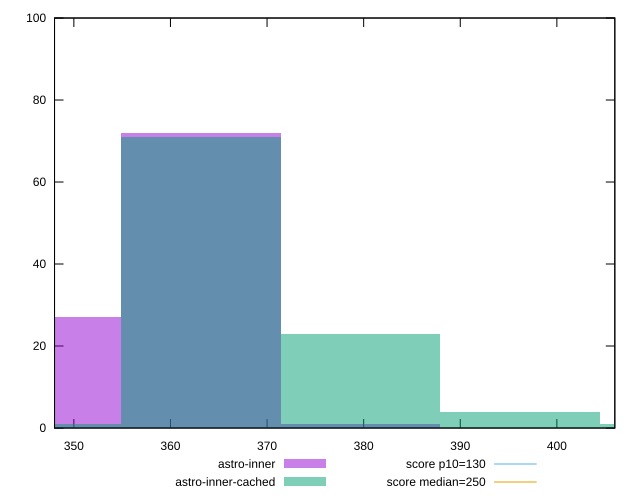

Write gnuplot code to recreate this figure.
reset

$astroInner <<EOF
363.16236445199064 72
346.65498424962743 27
379.66974465435385 1
EOF

$astroInnerCached <<EOF
412.6845050590803 1
396.1771248567171 4
363.16236445199064 71
379.66974465435385 23
346.65498424962743 1
EOF

set key outside below
set boxwidth 16.507380202363212
set xrange [348:406]
set yrange [0:100]
set trange [0:100]
set style fill transparent solid 0.5 noborder

set parametric
set terminal svg size 640, 500 enhanced background rgb 'white'
set output "reports/report_00033_2021-03-01T14-23-16.841Z/max-potential-fid/comparison/histogram/2_vs_3.svg"

plot $astroInner title "astro-inner" with boxes, \
     $astroInnerCached title "astro-inner-cached" with boxes, \
     130,t title "score p10=130", \
     250,t title "score median=250"

reset
